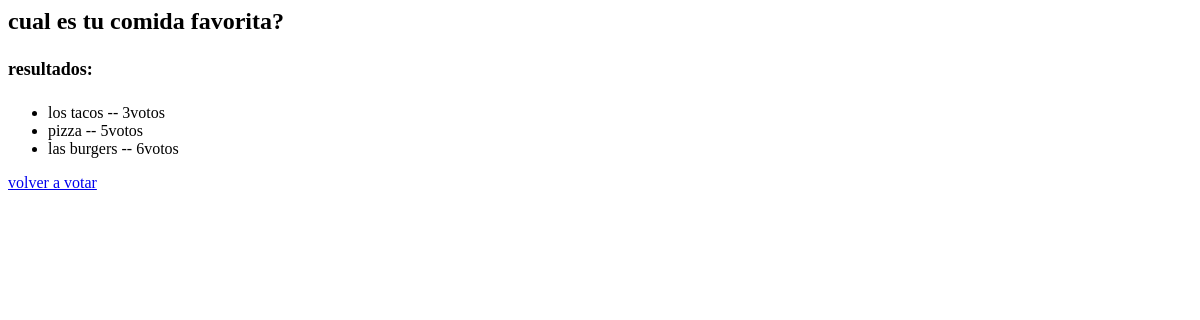
Before: /encuesta/1/resultados/ with the older database file.
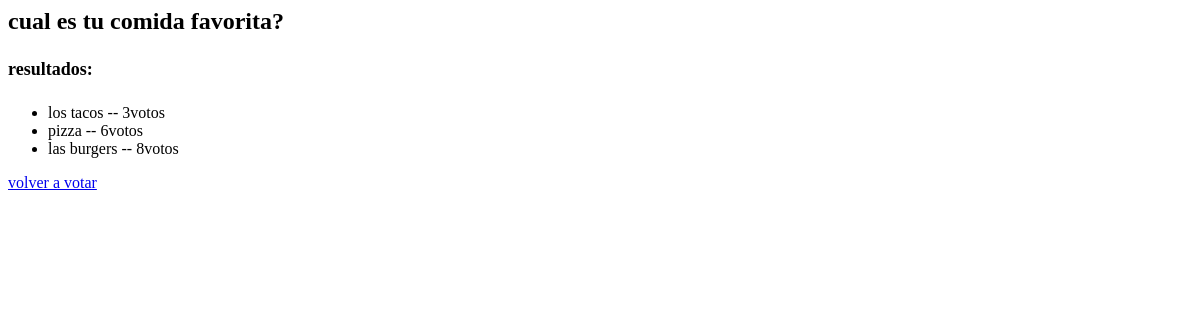
After: the same page with the newer database file.
### encuesta/models.py (models this page shows, shortened)
class Eleccion(models.Model):
    pregunta = models.ForeignKey(Pregunta, on_delete=models.CASCADE)
    eleccion_texto = models.CharField(max_length=50)
    votos = models.IntegerField(default=0)

### encuesta/views.py (the view)
# urls.py: path('<int:pk>/resultados/', views.ResultadosView.as_view(), name='resultados'),
class ResultadosView(generic.DetailView):
    model = Pregunta
    template_name = 'resultados.html'

### encuesta/templates/resultados.html
<h2>{{ pregunta.texto_pregunta }}</h2>
<h4 style="font-size: large;"> resultados: </h4>
<ul>
    {% for eleccion in pregunta.eleccion_set.all %}
    <li>
        {{ eleccion.eleccion_texto}} -- {{ eleccion.votos }}votos
    </li>
    {% endfor %}
</ul>
<a href="{% url 'encuesta:detail' pregunta.id %}">volver a votar</a>

Changed rows visible on the page:
changed Eleccion "pizza": votos "5" → "6"
changed Eleccion "las burgers": votos "6" → "8"
